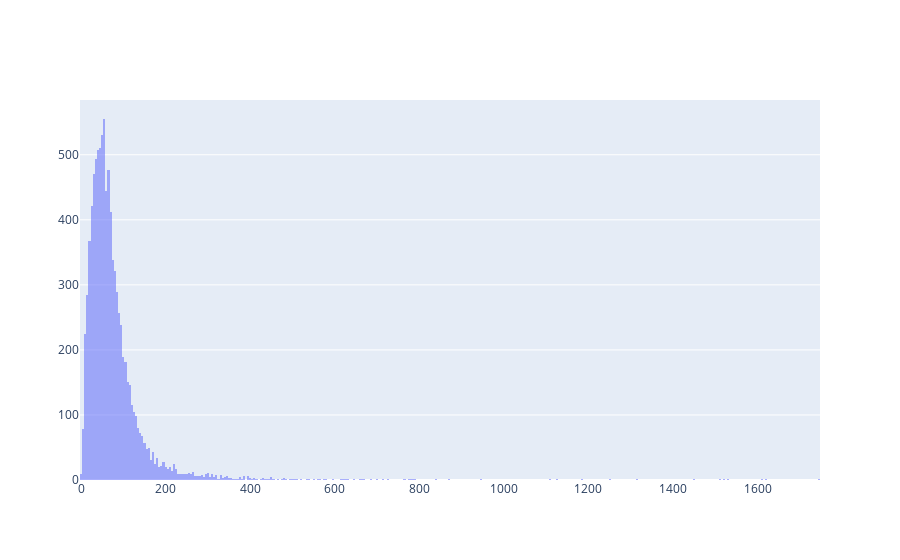

Write notebook code for a chart like this one.
### Markdown cell above
### Average readtime per user

### Code cell
## Average readtime per user
avg_read_times = df.groupby(by =  'user_id')['read_time'].mean()

fig = go.Figure()
fig.add_trace(go.Histogram(x=avg_read_times))


# Overlay both histograms
fig.update_layout(barmode='overlay')
# Reduce opacity to see both histograms
fig.update_traces(opacity=0.55)
fig.show()

### Figure 1 — Plotly figure (JSON) as saved in the notebook; plotly's stock layout.template omitted (floating-point values rounded to 4 significant figures; data arrays with more than 128 entries replaced by an {"elided": "..."} marker saying what was removed)
{"data": [{"opacity": 0.55, "type": "histogram", "x": {"elided": "9194 float values"}}], "layout": {"barmode": "overlay"}}
